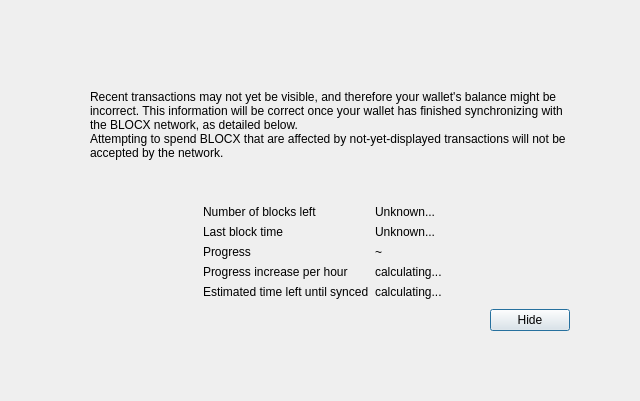
<?xml version="1.0" encoding="UTF-8"?>
<ui version="4.0">
 <class>ModalOverlay</class>
 <widget class="QWidget" name="ModalOverlay">
  <property name="geometry">
   <rect>
    <x>0</x>
    <y>0</y>
    <width>640</width>
    <height>401</height>
   </rect>
  </property>
  <property name="windowTitle">
   <string>Form</string>
  </property>
  <layout class="QVBoxLayout" name="verticalLayout" stretch="0">
   <property name="sizeConstraint">
    <enum>QLayout::SetDefaultConstraint</enum>
   </property>
   <property name="leftMargin">
    <number>0</number>
   </property>
   <property name="topMargin">
    <number>0</number>
   </property>
   <property name="rightMargin">
    <number>0</number>
   </property>
   <property name="bottomMargin">
    <number>0</number>
   </property>
   <item>
    <widget class="QWidget" name="bgWidget" native="true">
     <property name="styleSheet">
      <string notr="true"/>
     </property>
     <layout class="QVBoxLayout" name="verticalLayoutMain" stretch="0">
      <property name="leftMargin">
       <number>60</number>
      </property>
      <property name="topMargin">
       <number>60</number>
      </property>
      <property name="rightMargin">
       <number>60</number>
      </property>
      <property name="bottomMargin">
       <number>60</number>
      </property>
      <item>
       <widget class="QWidget" name="contentWidget" native="true">
        <property name="styleSheet">
         <string notr="true"/>
        </property>
        <layout class="QVBoxLayout" name="verticalLayoutSub" stretch="1,0,0,0,0">
         <property name="spacing">
          <number>0</number>
         </property>
         <property name="leftMargin">
          <number>10</number>
         </property>
         <property name="topMargin">
          <number>10</number>
         </property>
         <property name="rightMargin">
          <number>10</number>
         </property>
         <property name="bottomMargin">
          <number>10</number>
         </property>
         <item>
          <layout class="QHBoxLayout" name="horizontalLayoutIconText" stretch="0,1">
           <property name="topMargin">
            <number>20</number>
           </property>
           <item>
            <layout class="QVBoxLayout" name="verticalLayoutIcon">
             <property name="leftMargin">
              <number>0</number>
             </property>
             <item>
              <widget class="QLabel" name="warningIcon">
               <property name="text">
                <string/>
               </property>
              </widget>
             </item>
             <item>
              <spacer name="verticalSpacerWarningIcon">
               <property name="orientation">
                <enum>Qt::Vertical</enum>
               </property>
               <property name="sizeHint" stdset="0">
                <size>
                 <width>20</width>
                 <height>40</height>
                </size>
               </property>
              </spacer>
             </item>
            </layout>
           </item>
           <item>
            <layout class="QVBoxLayout" name="verticalLayoutInfoText">
             <property name="leftMargin">
              <number>0</number>
             </property>
             <property name="topMargin">
              <number>0</number>
             </property>
             <item>
              <widget class="QLabel" name="infoText">
               <property name="text">
                <string>Recent transactions may not yet be visible, and therefore your wallet's balance might be incorrect. This information will be correct once your wallet has finished synchronizing with the BLOCX network, as detailed below.</string>
               </property>
               <property name="textFormat">
                <enum>Qt::RichText</enum>
               </property>
               <property name="wordWrap">
                <bool>true</bool>
               </property>
              </widget>
             </item>
             <item>
              <widget class="QLabel" name="infoTextStrong">
               <property name="text">
                <string>Attempting to spend BLOCX that are affected by not-yet-displayed transactions will not be accepted by the network.</string>
               </property>
               <property name="textFormat">
                <enum>Qt::RichText</enum>
               </property>
               <property name="wordWrap">
                <bool>true</bool>
               </property>
              </widget>
             </item>
             <item>
              <spacer name="verticalSpacerInTextSpace">
               <property name="orientation">
                <enum>Qt::Vertical</enum>
               </property>
               <property name="sizeHint" stdset="0">
                <size>
                 <width>20</width>
                 <height>40</height>
                </size>
               </property>
              </spacer>
             </item>
            </layout>
           </item>
          </layout>
         </item>
         <item>
          <spacer name="verticalSpacerAfterText">
           <property name="orientation">
            <enum>Qt::Vertical</enum>
           </property>
           <property name="sizeHint" stdset="0">
            <size>
             <width>20</width>
             <height>40</height>
            </size>
           </property>
          </spacer>
         </item>
         <item>
          <layout class="QFormLayout" name="formLayout">
           <property name="fieldGrowthPolicy">
            <enum>QFormLayout::FieldsStayAtSizeHint</enum>
           </property>
           <property name="formAlignment">
            <set>Qt::AlignHCenter|Qt::AlignTop</set>
           </property>
           <property name="horizontalSpacing">
            <number>6</number>
           </property>
           <property name="verticalSpacing">
            <number>6</number>
           </property>
           <property name="topMargin">
            <number>10</number>
           </property>
           <item row="0" column="0">
            <widget class="QLabel" name="labelNumberOfBlocksLeft">
             <property name="text">
              <string>Number of blocks left</string>
             </property>
            </widget>
           </item>
           <item row="0" column="1">
            <widget class="QLabel" name="numberOfBlocksLeft">
             <property name="text">
              <string>Unknown...</string>
             </property>
            </widget>
           </item>
           <item row="1" column="0">
            <widget class="QLabel" name="labelLastBlockTime">
             <property name="text">
              <string>Last block time</string>
             </property>
            </widget>
           </item>
           <item row="1" column="1">
            <widget class="QLabel" name="newestBlockDate">
             <property name="sizePolicy">
              <sizepolicy hsizetype="Maximum" vsizetype="Preferred">
               <horstretch>0</horstretch>
               <verstretch>0</verstretch>
              </sizepolicy>
             </property>
             <property name="text">
              <string>Unknown...</string>
             </property>
            </widget>
           </item>
           <item row="2" column="0">
            <widget class="QLabel" name="labelSyncDone">
             <property name="text">
              <string>Progress</string>
             </property>
            </widget>
           </item>
           <item row="2" column="1">
            <layout class="QHBoxLayout" name="horizontalLayoutSync" stretch="0,1">
             <item>
              <widget class="QLabel" name="percentageProgress">
               <property name="text">
                <string notr="true">~</string>
               </property>
              </widget>
             </item>
            </layout>
           </item>
           <item row="4" column="0">
            <widget class="QLabel" name="labelProgressIncrease">
             <property name="text">
              <string>Progress increase per hour</string>
             </property>
            </widget>
           </item>
           <item row="4" column="1">
            <widget class="QLabel" name="progressIncreasePerH">
             <property name="text">
              <string>calculating...</string>
             </property>
            </widget>
           </item>
           <item row="5" column="0">
            <widget class="QLabel" name="labelEstimatedTimeLeft">
             <property name="text">
              <string>Estimated time left until synced</string>
             </property>
            </widget>
           </item>
           <item row="5" column="1">
            <widget class="QLabel" name="expectedTimeLeft">
             <property name="text">
              <string>calculating...</string>
             </property>
            </widget>
           </item>
          </layout>
         </item>
         <item>
          <layout class="QHBoxLayout" name="horizontalLayoutButtons">
           <property name="leftMargin">
            <number>10</number>
           </property>
           <property name="topMargin">
            <number>10</number>
           </property>
           <item>
            <spacer name="horizontalSpacer">
             <property name="orientation">
              <enum>Qt::Horizontal</enum>
             </property>
             <property name="sizeHint" stdset="0">
              <size>
               <width>40</width>
               <height>20</height>
              </size>
             </property>
            </spacer>
           </item>
           <item>
            <widget class="QPushButton" name="closeButton">
             <property name="text">
              <string>Hide</string>
             </property>
             <property name="shortcut">
              <string notr="true">Esc</string>
             </property>
             <property name="focusPolicy">
              <enum>Qt::StrongFocus</enum>
             </property>
             <property name="default">
              <bool>true</bool>
             </property>
            </widget>
           </item>
          </layout>
         </item>
         <item>
          <layout class="QVBoxLayout" name="verticalLayout_2">
           <item>
            <spacer name="verticalSpacer">
             <property name="orientation">
              <enum>Qt::Vertical</enum>
             </property>
             <property name="sizeHint" stdset="0">
              <size>
               <width>20</width>
               <height>40</height>
              </size>
             </property>
            </spacer>
           </item>
          </layout>
         </item>
        </layout>
       </widget>
      </item>
     </layout>
    </widget>
   </item>
  </layout>
 </widget>
 <resources/>
 <connections/>
</ui>
